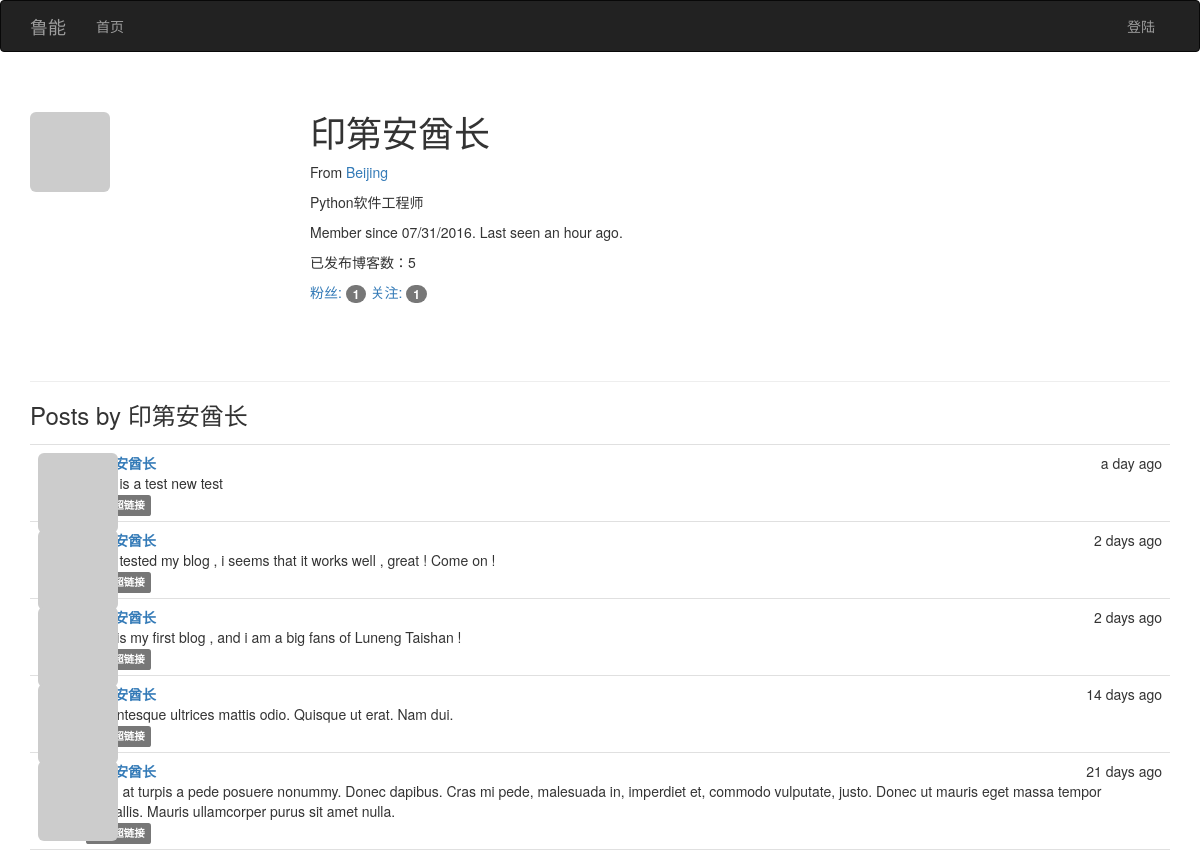
The page /user/印第安酋长 on the database its author committed.
### app/models.py (models this page shows, shortened)
class User(UserMixin,db.Model):
    __tablename__='users'
    id=db.Column(db.Integer,primary_key=True)
    email=db.Column(db.String(64),unique=True,index=True)
    username=db.Column(db.String(64),unique=True,index=True)
    password_hash=db.Column(db.String(128))
    role_id=db.Column(db.Integer,db.ForeignKey('roles.id'))
    name=db.Column(db.String(64))
    location=db.Column(db.String(64))
    about_me=db.Column(db.Text())
    member_since=db.Column(db.DateTime(),default=datetime.utcnow)
    last_seen=db.Column(db.DateTime(),default=datetime.utcnow)
    avatar_hash=db.Column(db.String(32))
    posts=db.relationship('Post',backref='author',lazy='dynamic')
    followed=db.relationship('Follow',foreign_keys=[Follow.follower_id],backref=db.backref('follwer',lazy='joined'),lazy='dynamic',cascade='all,delete-orphan')
    followers=db.relationship('Follow',foreign_keys=[Follow.followed_id],backref=db.backref('followed', lazy='joined'),lazy='dynamic',cascade='all, delete-orphan')
    @property
    def password(self):
        raise AttributeError('password is not a readable attribute')
    def gravatar(self,size=100,default='identicon',rating='g'):
        if request.is_secure:
            url = 'https://secure.gravatar.com/avatar'
        else:
            url = 'http://cn.gravatar.com/avatar'
        hash= self.avatar_hash or hashlib.md5(str(self.email).encode('utf-8')).hexdigest()
        return '{url}/{hash}?s={size}&d={default}&r={rating}'.format(url=url, hash=hash, size=size, default=default, rating=rating)

class Post(db.Model):
    __tablename__ = 'posts'
    id = db.Column(db.Integer, primary_key=True)
    body = db.Column(db.Text)
    timestamp = db.Column(db.DateTime, index=True, default=datetime.utcnow)
    author_id = db.Column(db.Integer, db.ForeignKey('users.id'))
    body_html=db.Column(db.Text)

### app/main/views.py (the view)
@main.route('/user/<username>')
def user(username):
    user=User.query.filter_by(username=username).first()
    if user is None:
        abort(404)
    posts=user.posts.order_by(Post.timestamp.desc()).all()
    return render_template('user.html',user=user,posts=posts)

### app/auth/views.py (called while the page is built)
@auth.before_app_request
def before_request():
    if current_user.is_authenticated:
        current_user.ping()

### app/main/__init__.py (called while the page is built)
@main.app_context_processor
def inject_permissions():
    return dict(Permission=Permission)

### app/models.py (called while the page is built)
    def can(self, permissions):
        return False

    def is_administrator(self):
        return False

### app/templates/user.html (shortened to what this page needs)
{% extends "base.html" %}
{% block page_content %}
<div class="page-header">
    <img class="img-rounded profile-thumbnail" src="{{ user.gravatar(size=256) }}">
    <div class="profile-header">
        <h1>{{ user.username }}</h1>
        {% if user.name or user.location %}
        <p>
            {% if user.location %}
                From <a href="http://map.baidu.com/?q={{ user.location }}">{{ user.location }}</a>
            {% endif %}
        </p>
        {% endif %}
        {% if user.about_me %}<p>{{ user.about_me }}</p>{% endif %}
        <p>Member since {{ moment(user.member_since).format('L') }}. Last seen {{ moment(user.last_seen).fromNow() }}.</p>
        <p>已发布博客数：{{ user.posts.count() }}</p>
        <p>
            <a href="{{ url_for('.followers', username=user.username) }}">
                粉丝: <span class="badge">{{ user.followers.count() }}</span>
            </a>
            <a href="{{ url_for('.followed_by', username=user.username) }}">
                关注: <span class="badge">{{ user.followed.count() }}</span>
            </a>
        </p>
    </div>
</div>
<h3>Posts by {{ user.username }}</h3>
{% include '_posts.html' %}
{% endblock %}

### app/templates/_posts.html (shortened to what this page needs)
<ul class="posts">
    {% for post in posts %}
    <li class="post">
        <div class="post-thumbnail">
            <a href="{{ url_for('.user', username=post.author.username) }}">
                <img class="img-rounded profile-thumbnail" src="{{ post.author.gravatar(size=40) }}">
            </a>
        </div>
        <div class="post-content">
            <div class="post-date">{{ moment(post.timestamp).fromNow() }}</div>
            <div class="post-author"><a href="{{ url_for('.user', username=post.author.username) }}">{{ post.author.username }}</a></div>
            <div class="post-body">
                {% if post.body_html %}
                    {{ post.body_html | safe }}
                {% else %}
                    {{ post.body }}
                {% endif %}
            </div>
            <div class="post-footer">
                <a href="{{ url_for('.post', id=post.id) }}">
                    <span class="label label-default">微博超链接</span>
                </a>
            </div>
        </div>
    </li>
    {% endfor %}
</ul>

### app/static/styles.css (style rules this page uses)
.profile-thumbnail { position: absolute; }
.profile-header { min-height: 260px; margin-left: 280px; }
ul.posts { list-style-type: none; padding: 0px; margin: 16px 0px 0px 0px; border-top: 1px solid #e0e0e0; }
ul.posts li.post { padding: 8px; border-bottom: 1px solid #e0e0e0; }
div.post-date { float: right; }
div.post-author { font-weight: bold; }
div.post-thumbnail { position: absolute; }
div.post-content { margin-left: 48px; min-height: 48px; }

### rows shown on the page
User: username "印第安酋长", location "Beijing", about_me "Python软件工程师", member_since "07/31/2016", last_seen "an hour ago"
Post: timestamp "a day ago", author.username "印第安酋长", body "#this is a test new test"
Post: timestamp "2 days ago", author.username "印第安酋长", body "I just tested my blog , i seems that it works well , great ! Come on !"
Post: timestamp "2 days ago", author.username "印第安酋长", body "This is my first blog , and i am a big fans of Luneng Taishan !"
Post: timestamp "14 days ago", author.username "印第安酋长", body "Pellentesque ultrices mattis odio. Quisque ut erat. Nam dui."
Post: timestamp "21 days ago", author.username "印第安酋长", body "Proin at turpis a pede posuere nonummy. Donec dapibus. Cras mi pede, malesuada in, imperdiet et, commodo vulputate, justo. Donec ut mauris eget massa tempor convallis. Mauris ullamcorper purus sit amet nulla."

### other values the page prints
{{ user.posts.count() }} "5"
{{ user.followers.count() }} "1"
{{ user.followed.count() }} "1"
